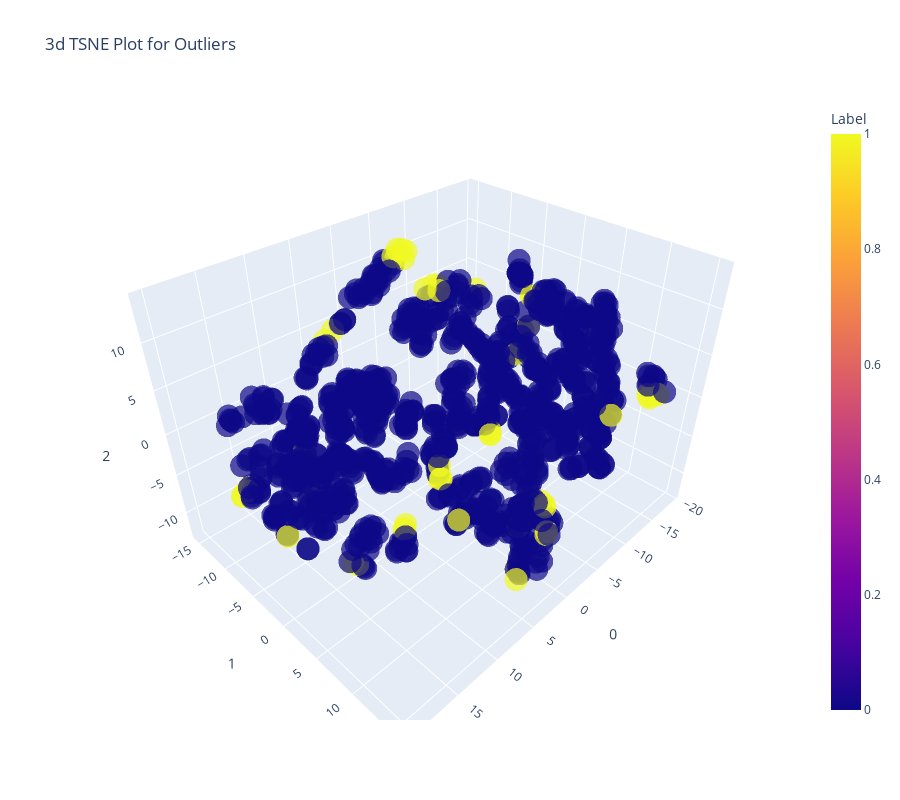

Here is the notebook cell this chart was saved with:
### Code cell
plot_model(iforest, plot = 'tsne')

### Figure 1 — Plotly figure (JSON) as saved in the notebook; plotly's stock layout.template omitted (floating-point values rounded to 4 significant figures; data arrays with more than 128 entries replaced by an {"elided": "..."} marker saying what was removed)
{"data": [{"customdata": {"elided": "1026x1 str values"}, "hoverlabel": {"namelength": 0}, "hovertemplate": "0=%{x}<br>1=%{y}<br>2=%{z}<br>Feature=%{customdata[0]}<br>Label=%{marker.color}", "legendgroup": "", "marker": {"color": {"elided": "1026 int values"}, "coloraxis": "coloraxis", "opacity": 0.7, "symbol": "circle"}, "mode": "markers", "name": "", "scene": "scene", "showlegend": false, "type": "scatter3d", "x": {"elided": "1026 float values"}, "y": {"elided": "1026 float values"}, "z": {"elided": "1026 float values"}}], "layout": {"coloraxis": {"colorbar": {"title": {"text": "Label"}}, "colorscale": [[0, "#0d0887"], [0.1111, "#46039f"], [0.2222, "#7201a8"], [0.3333, "#9c179e"], [0.4444, "#bd3786"], [0.5556, "#d8576b"], [0.6667, "#ed7953"], [0.7778, "#fb9f3a"], [0.8889, "#fdca26"], [1, "#f0f921"]]}, "height": 800, "legend": {"tracegroupgap": 0}, "scene": {"domain": {"x": [0, 1], "y": [0, 1]}, "xaxis": {"title": {"text": "0"}}, "yaxis": {"title": {"text": "1"}}, "zaxis": {"title": {"text": "2"}}}, "title": {"text": "3d TSNE Plot for Outliers"}, "width": 900}}
